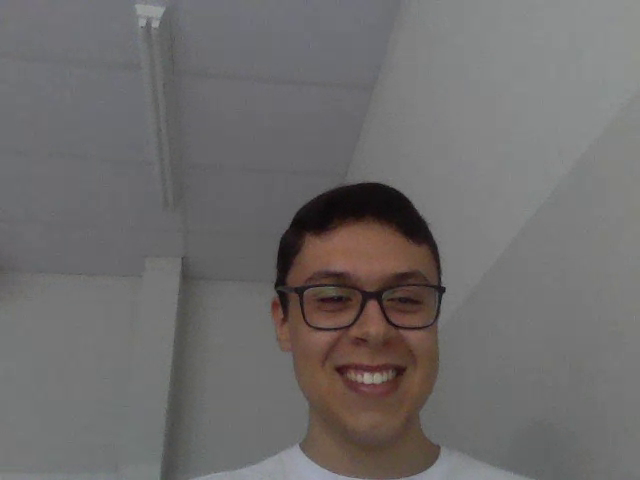
#> input picture frame 20 of video.avi, 640 x 480 px
$ python videoCapture_1.py
#> lines starting #> are read from the running program, lines starting #| are printed output that depends on the picture
import cv2 as cv

videoCapture = cv.VideoCapture('video.avi')

while(videoCapture.isOpened()):
  ret, frame = videoCapture.read()
#> frame is the input picture: shape (480, 640, 3); mean B, G, R 107.7, 108, 110.6
  gray = cv.cvtColor(frame, cv.COLOR_BGR2GRAY)
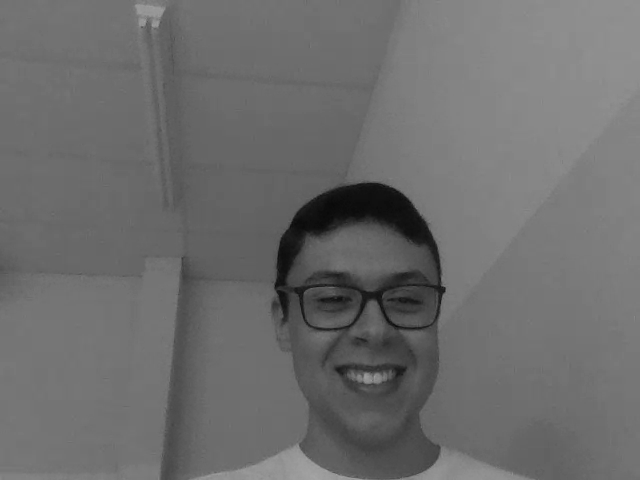
#> gray: shape (480, 640); min 9, max 165, mean 108.7
  cv.imshow('Frame', gray)
  if (cv.waitKey(1) & 0xFF == ord('q')):
#> (key q is pressed here)
    break

videoCapture.release()
cv.destroyAllWindows()

$ run again, starting later in the video
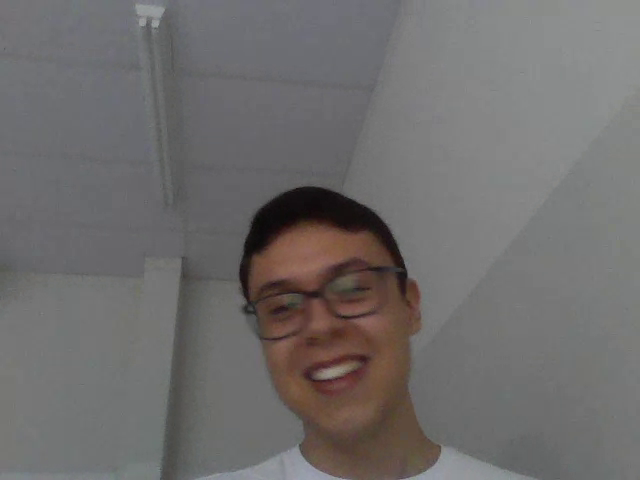
#> input picture frame 91 of video.avi, 640 x 480 px
#> frame is the input picture: shape (480, 640, 3); mean B, G, R 108.2, 108.8, 111.3
#> `gray = cv.cvtColor(frame, cv.COLOR_BGR2GRAY)`:
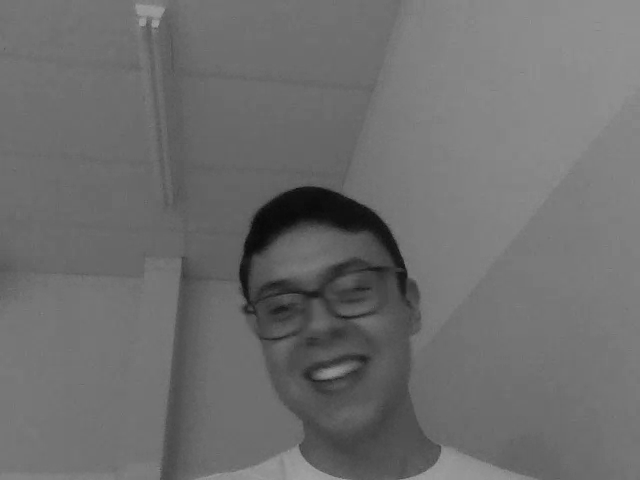
#> gray: shape (480, 640); min 9, max 162, mean 109.4

$ run again, starting later in the video
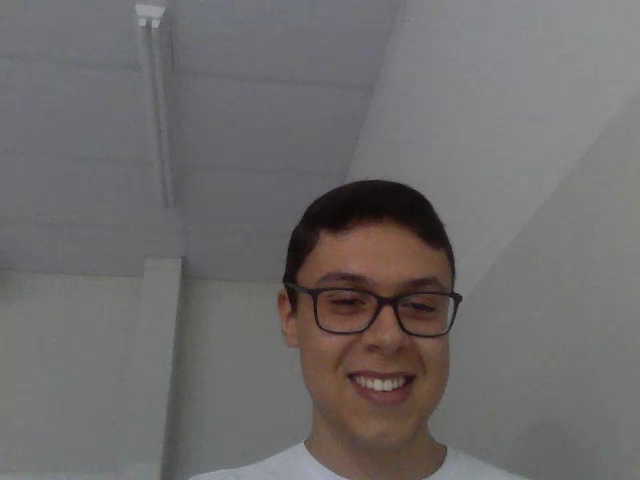
#> input picture frame 162 of video.avi, 640 x 480 px
#> frame is the input picture: shape (480, 640, 3); mean B, G, R 107.4, 107.5, 110.1
#> `gray = cv.cvtColor(frame, cv.COLOR_BGR2GRAY)`:
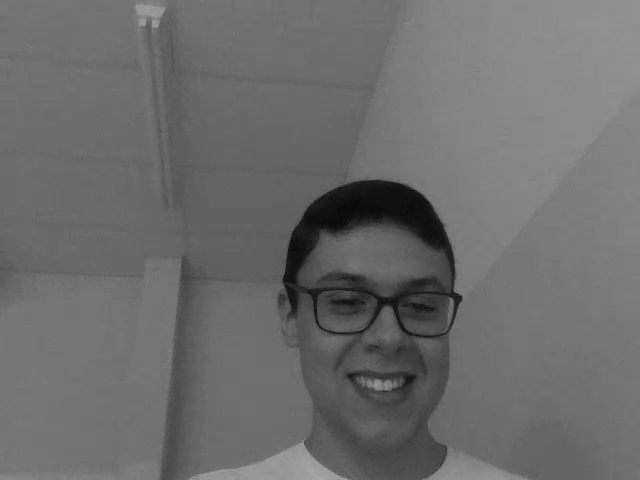
#> gray: shape (480, 640); min 9, max 167, mean 108.2
